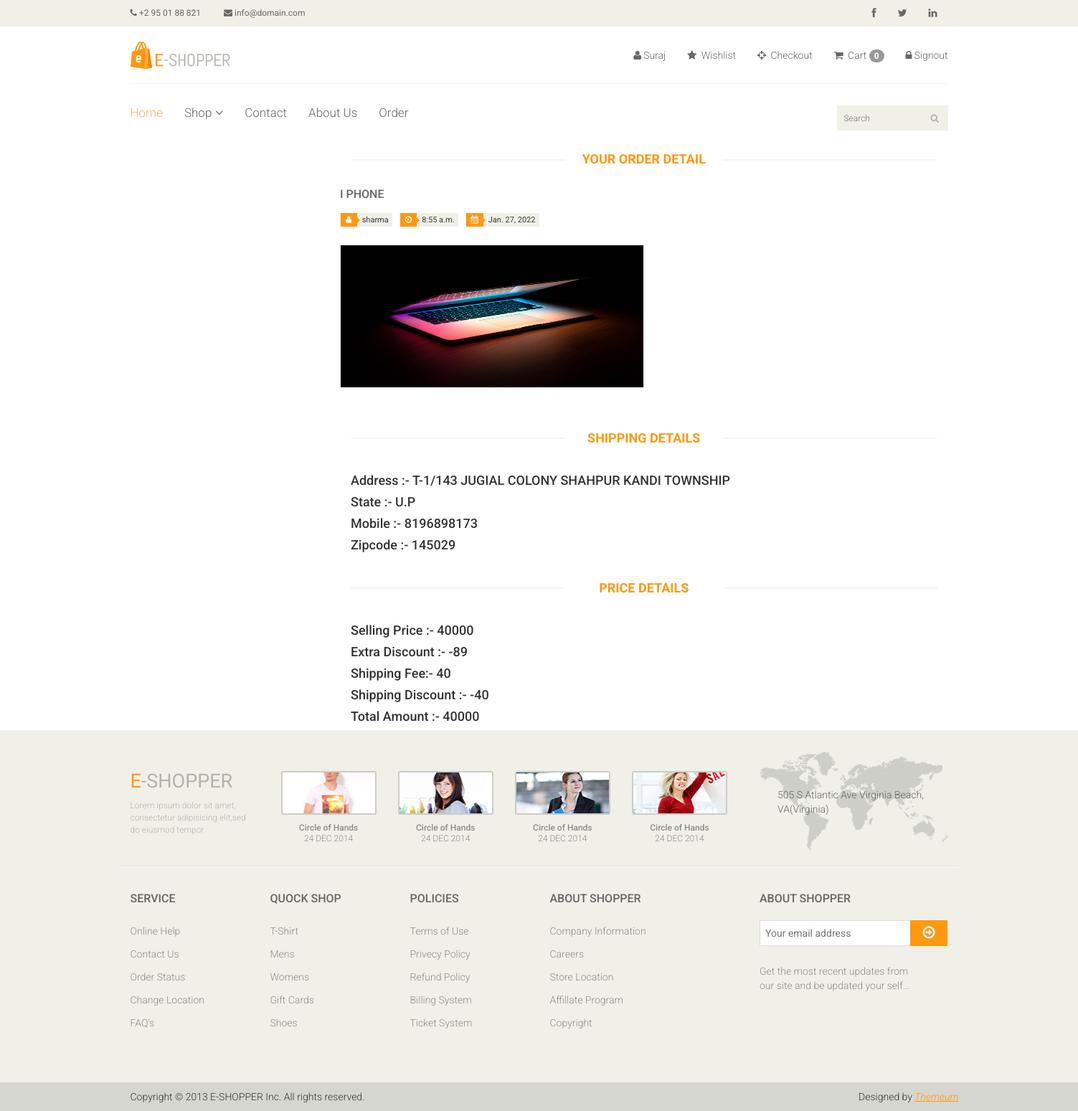
Screenshot of /e_shopper/order_detail/26/ (signed in) with the database file from the repository.
### e_shopper/models.py (models this page shows, shortened)
class Order(models.Model):
    choices = (('Received', 'Received'),
        ('Scheduled', 'Scheduled'),
        ('Shipped', 'Shipped'),
        ('In Progress','In Progress'),
        )
    id=models.AutoField(primary_key=True)
    user=models.ForeignKey(User, on_delete=models.CASCADE,null=True)
    image=models.ImageField(upload_to="media",null=True)
    product=models.CharField(max_length=1000,null=True)
    quantity=models.CharField(max_length=5,null=True,blank=True)
    price=models.IntegerField(null=True)
    total=models.IntegerField(null=True)
    address=models.CharField(max_length=500,null=True)
    state=models.CharField(max_length=500,null=True)
    mobile_no=models.CharField(max_length=13,null=True)
    zipcode=models.CharField(max_length=6,null=True)
    status=models.CharField(max_length = 500, choices = choices ,default="In Progress")
    deliver_date=models.DateTimeField(auto_now_add=False,null=True)
    date_created=models.DateTimeField(auto_now_add=True ,null=True)

### e_shopper/views.py (the view)
# urls.py: path('order_detail/<int:id>/',order_detail,name="order_detail"),
@login_required(login_url="http://localhost:8000/e_shopper/signinpage")
def order_detail(request,id):
    order=Order.objects.filter(user=request.user,pk=id)
    return render(request,"order_detail.html",{'order':order})

### e_shopper/templates/order_detail.html (shortened to what this page needs)
{% extends "base.html"%}
{% load crispy_forms_tags  %}
{% block maincontent %}
	<section>
		<div class="container">
			<div class="row">
				<div class="col-sm-3">
				</div>
				<div class="col-sm-9">
					<div class="blog-post-area">
						<h2 class="title text-center">Your Order Detail</h2>
						<div class="single-blog-post">
                            {% for i in order%}
							<h3>{{i.product}}</h3>
							<div class="post-meta">
								<ul>
									<li><i class="fa fa-user"></i>{{request.user}}</li>
									<li><i class="fa fa-clock-o"></i>{{i.date_created.time}}</li>
									<li><i class="fa fa-calendar"></i>{{i.date_created.date}}</li>
								</ul>
							</div>
							<a href="">
                                <img src="{{i.image}}" alt="" class="card-img-top" height="200px" style="width:50%"onclick="onClick(this)" class="w3-hover-opacity">
							</a>
                            <div class="price-range">
                                <h2 class="title text-center">Shipping Details</h2>
                                <div class="container">
                            <td class="cart_price">
                                <h4><p>Address :- {{i.address}}</p></h4>
                             </td>
                             <td class="cart_price">
                                <h4><p>State :- {{i.state}}</p></h4>
                             </td>
                             <td class="cart_quantity">
                                 <div class="cart_quantity_button">
                                     <h4>Mobile :- {{i.mobile_no}}</h4>
                                 </div>
                             </td>
                             <td class="cart_total">
                                 <h4><p class="cart_total_price">Zipcode :- {{ i.zipcode }}</p></h4>
                             </td>
							</div>
						</div>
                    </div>
                        <div class="price-range">
                            <h2 class="title text-center">Price Details</h2>
                            <div class="container">
                            <td class="cart_price">
                                <h4><p>Selling Price :- <tr>{{i.price}}</tr></p></h4>
                             </td>
                             <td class="cart_price">
                                <h4><p>Extra Discount :- -89</p></h4>
                             </td>
                             <td class="cart_quantity">
                                 <div class="cart_quantity_button">
                                     <h4>Shipping Fee:- 40 </h4>
                                 </div>
                             </td>
                             <td class="cart_quantity">
                                <div class="cart_quantity_button">
                                    <h4>Shipping Discount :- -40 </h4>
                                </div>
                            </td>
                            <td class="cart_quantity">
                                <div class="cart_quantity_button">
                                    <h4>Total Amount :- {{i.total}}</h4>
                                </div>
                            </td>
                            </div>
                        </div>
                            {% endfor %}
					</div>
				</div>
			</div>
		</div>
	</section>
	{% endblock %}

### e_shopper/templates/base.html (shortened to what this page needs)
<!DOCTYPE html>
{% load static%}
<html lang="en">
<head>
    <link href="/static/css/bootstrap.min.css" rel="stylesheet">
    <link href="/static/css/font-awesome.min.css" rel="stylesheet">
    <link href="/static/css/prettyPhoto.css" rel="stylesheet">
    <link href="/static/css/price-range.css" rel="stylesheet">
    <link href="/static/css/animate.css" rel="stylesheet">
	<link href="/static/css/main.css" rel="stylesheet">
	<link href="/static/css/responsive.css" rel="stylesheet">
</head>
<body>
	<header id="header">
		<div class="header_top">
			<div class="container">
				<div class="row">
					<div class="col-sm-6">
						<div class="contactinfo">
							<ul class="nav nav-pills">
								<li><a href=""><i class="fa fa-phone"></i> +2 95 01 88 821</a></li>
								<li><a href=""><i class="fa fa-envelope"></i> info@domain.com</a></li>
							</ul>
						</div>
					</div>
					<div class="col-sm-6">
						<div class="social-icons pull-right">
							<ul class="nav navbar-nav">
								<li><a href="https://www.facebook.com/"><i class="fa fa-facebook"></i></a></li>
								<li><a href="https://twitter.com/i/flow/login"><i class="fa fa-twitter"></i></a></li>
								<li><a href="https://www.linkedin.com/uas/login?fromSignIn=true&trk=cold_join_sign_in"><i class="fa fa-linkedin"></i></a></li>
							</ul>
						</div>
					</div>
				</div>
			</div>
		</div>
		<div class="header-middle">
			<div class="container">
				<div class="row">
					<div class="col-sm-4">
						<div class="logo pull-left">
							<a href="http://localhost:8000/e_shopper/homepage"><img src="/static/images/home/logo.png" alt="" /></a>
						</div>
					</div>
					<div class="col-sm-8">
						<div class="shop-menu pull-right">
							<ul class="nav navbar-nav">
								{% if request.user.is_authenticated %}
								<li><a href="http://localhost:8000/e_shopper/profilepage"><i class="fa fa-user"></i>{{request.user.first_name}}</a></li>
								<li><a href="http://localhost:8000/e_shopper/wishlist"><i class="fa fa-star"></i> Wishlist</a></li>
								<li><a href="http://localhost:8000/e_shopper/checkout/"><i class="fa fa-crosshairs"></i> Checkout</a></li>
								<li><a href="http://localhost:8000/e_shopper/cart_details/"><i class="fa fa-shopping-cart"></i> Cart <span class="badge badge-info">{{request.session.cart.keys|length}}</span></a></li>
								<li><a href="http://localhost:8000/e_shopper/signoutpage"><i class="fa fa-lock"></i>Signout</a></li>
								{% else %}
								<li><a href="http://localhost:8000/e_shopper/signinpage"><i class="fa fa-unlock"></i>Signin</a></li>
								<li><a href="http://localhost:8000/e_shopper/signuppage"><i class="fa fa-lock"></i>Signup</a></li>
								{% endif %}
							</ul>
						</div>
					</div>
				</div>
			</div>
		</div>
		<div class="header-bottom">
			<div class="container">
				<div class="row">
					<div class="col-sm-9">
						<div class="mainmenu pull-left">
							<ul class="nav navbar-nav collapse navbar-collapse">
								{% if request.user.is_authenticated %}
								<li><a href="http://localhost:8000/e_shopper/homepage"class="active">Home</a></li>
								<li class="dropdown"><a href="#">Shop<i class="fa fa-angle-down"></i></a>
                                </li>
								<li><a href="http://localhost:8000/e_shopper/contact/">Contact</a></li>
								<li><a href="http://localhost:8000/e_shopper/about/">About Us</a></li>
								<li><a href="http://localhost:8000/e_shopper/order/">Order</a></li>
							</ul>
						</div>
					</div>
					<div class="col-sm-3">
						<form method="get" action="/e_shopper/search/">
						<div class="search_box pull-right">
							<input name="query" id="query" type="text" placeholder="Search"/>
						</div>
						</form>
					</div>
				</div>
			</div>
		</div>
		{% endif %}
	</header>
	{% block maincontent %}
                  {% endblock %}
	<footer id="footer">
		<div class="footer-top">
			<div class="container">
				<div class="row">
					<div class="col-sm-2">
						<div class="companyinfo">
							<h2><span>e</span>-shopper</h2>
							<p>Lorem ipsum dolor sit amet, consectetur adipisicing elit,sed do eiusmod tempor</p>
						</div>
					</div>
					<div class="col-sm-7">
						<div class="col-sm-3">
							<div class="video-gallery text-center">
								<a href="#">
									<div class="iframe-img">
										<img src="/static/images/home/iframe1.png" alt="" />
									</div>
								</a>
								<p>Circle of Hands</p>
								<h2>24 DEC 2014</h2>
							</div>
						</div>
						<div class="col-sm-3">
							<div class="video-gallery text-center">
								<a href="#">
									<div class="iframe-img">
										<img src="/static/images/home/iframe2.png" alt="" />
									</div>
								</a>
								<p>Circle of Hands</p>
								<h2>24 DEC 2014</h2>
							</div>
						</div>
						<div class="col-sm-3">
							<div class="video-gallery text-center">
								<a href="#">
									<div class="iframe-img">
										<img src="/static/images/home/iframe3.png" alt="" />
									</div>
								</a>
								<p>Circle of Hands</p>
								<h2>24 DEC 2014</h2>
							</div>
						</div>
						<div class="col-sm-3">
							<div class="video-gallery text-center">
								<a href="#">
									<div class="iframe-img">
										<img src="/static/images/home/iframe4.png" alt="" />
									</div>
								</a>
								<p>Circle of Hands</p>
								<h2>24 DEC 2014</h2>
							</div>
						</div>
					</div>
					<div class="col-sm-3">
						<div class="address">
							<img src="/static/images/home/map.png" alt="" />
							<p>505 S Atlantic Ave Virginia Beach, VA(Virginia)</p>
						</div>
					</div>
				</div>
			</div>
		</div>
		<div class="footer-widget">
			<div class="container">
				<div class="row">
					<div class="col-sm-2">
						<div class="single-widget">
							<h2>Service</h2>
							<ul class="nav nav-pills nav-stacked">
								<li><a href="">Online Help</a></li>
								<li><a href="">Contact Us</a></li>
								<li><a href="">Order Status</a></li>
								<li><a href="">Change Location</a></li>
								<li><a href="">FAQ’s</a></li>
							</ul>
						</div>
					</div>
					<div class="col-sm-2">
						<div class="single-widget">
							<h2>Quock Shop</h2>
							<ul class="nav nav-pills nav-stacked">
								<li><a href="">T-Shirt</a></li>
								<li><a href="">Mens</a></li>
								<li><a href="">Womens</a></li>
								<li><a href="">Gift Cards</a></li>
								<li><a href="">Shoes</a></li>
							</ul>
						</div>
					</div>
					<div class="col-sm-2">
						<div class="single-widget">
							<h2>Policies</h2>
							<ul class="nav nav-pills nav-stacked">
								<li><a href="">Terms of Use</a></li>
								<li><a href="">Privecy Policy</a></li>
								<li><a href="">Refund Policy</a></li>
								<li><a href="">Billing System</a></li>
								<li><a href="">Ticket System</a></li>
							</ul>
						</div>
					</div>
					<div class="col-sm-2">
						<div class="single-widget">
							<h2>About Shopper</h2>
							<ul class="nav nav-pills nav-stacked">
								<li><a href="">Company Information</a></li>
								<li><a href="">Careers</a></li>
								<li><a href="">Store Location</a></li>
								<li><a href="">Affillate Program</a></li>
								<li><a href="">Copyright</a></li>
							</ul>
						</div>
					</div>
					<div class="col-sm-3 col-sm-offset-1">
						<div class="single-widget">
							<h2>About Shopper</h2>
							<form action="#" class="searchform">
								<input type="text" placeholder="Your email address" />
								<button type="submit" class="btn btn-default"><i class="fa fa-arrow-circle-o-right"></i></button>
								<p>Get the most recent updates from <br />our site and be updated your self...</p>
							</form>
						</div>
					</div>
				</div>
			</div>
		</div>
		<div class="footer-bottom">
			<div class="container">
				<div class="row">
					<p class="pull-left">Copyright © 2013 E-SHOPPER Inc. All rights reserved.</p>
					<p class="pull-right">Designed by <span><a target="_blank" href="http://www.themeum.com">Themeum</a></span></p>
				</div>
			</div>
		</div>
	</footer>
</body>
</html>

### rows the page displays
Order: product "I PHONE", date_created.time "8:55 a.m.", date_created "Jan. 27, 2022", image (picture), address "T-1/143 JUGIAL COLONY SHAHPUR KANDI TOWNSHIP", state "U.P", mobile_no "8196898173", zipcode "145029", price "40000", total "40000"

### other values shown
{{ request.user.first_name }} "Suraj"
{{ request.session.cart.keys|length }} "0"
{{ request.user }} "sharma"
